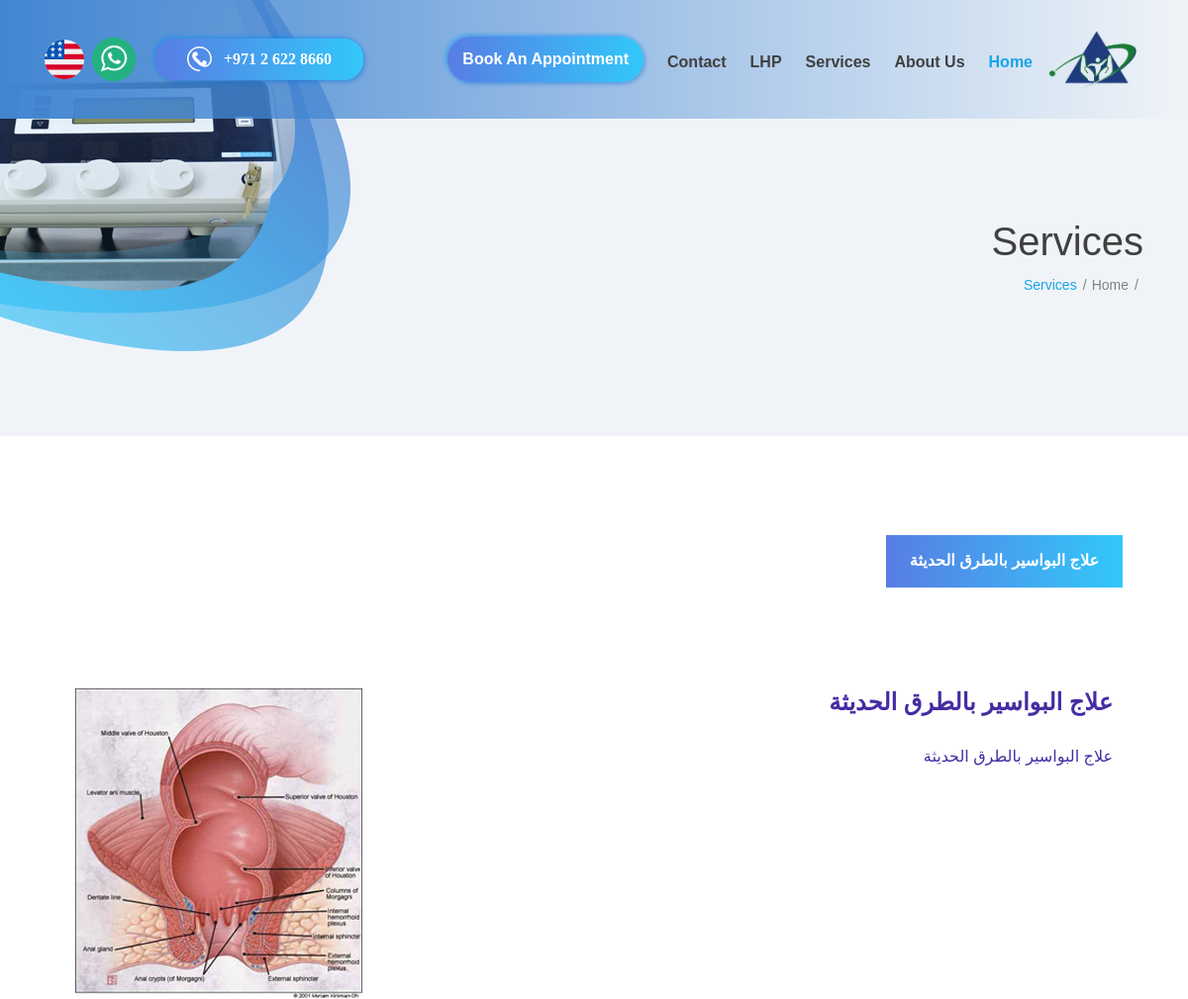
The page /Services?service=1&type=main (upper part) on the database as committed earlier.
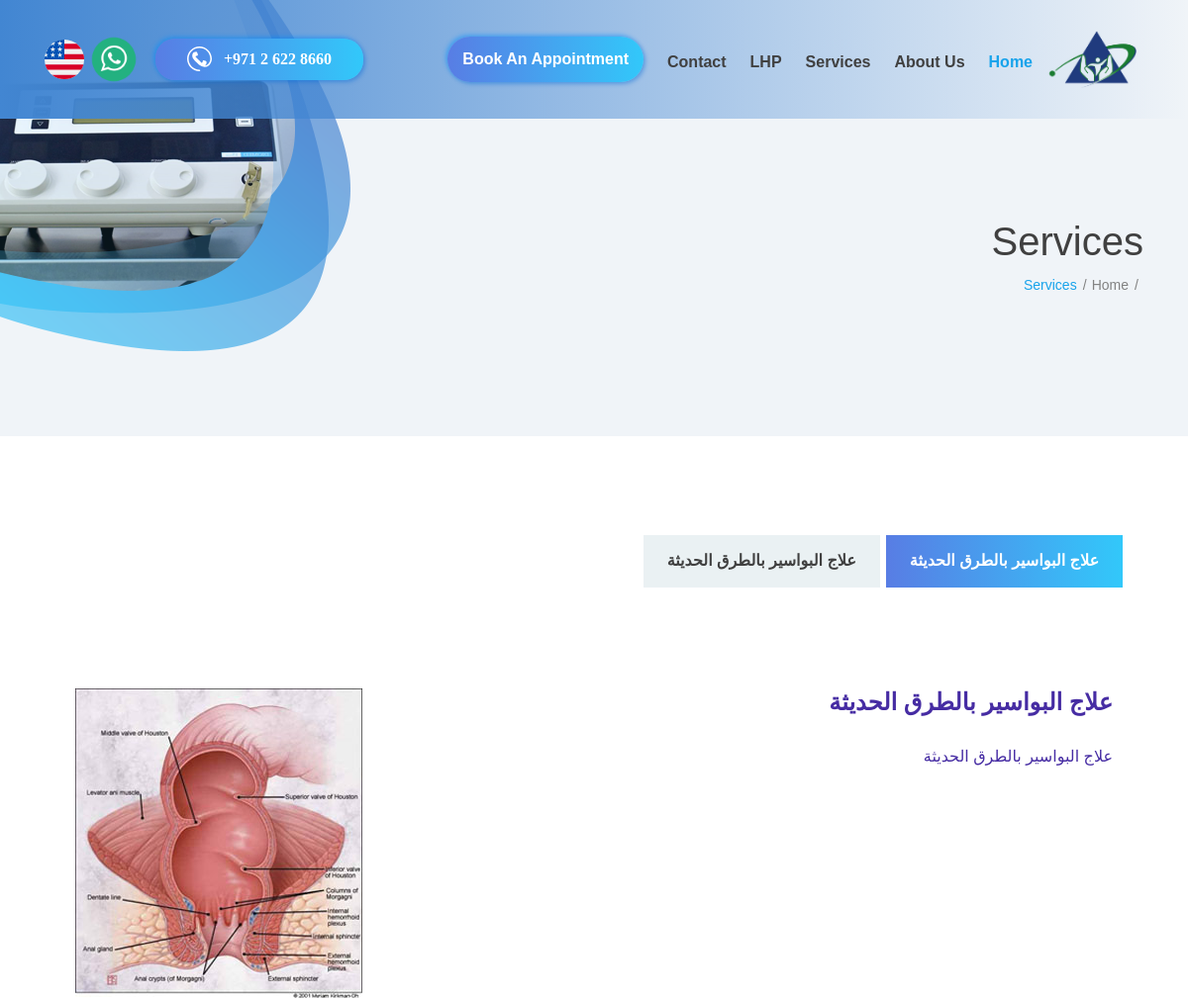
The same page on the database as committed later.
### amana/models.py (models this page shows, shortened)
class Service(db.Model):
    __tablename__ = 'service'
    __mapper_args__ = {'polymorphic_identity': 'service'}
    id = db.Column(db.Integer, primary_key=True)
    title_ar = db.Column(db.String(100), nullable=False)
    title_en = db.Column(db.String(100), nullable=False)
    title_font_color = db.Column(db.Text)
    title_Font_size = db.Column(db.Integer, nullable=False, default=18)
    content_ar = db.Column(db.Text, nullable=False)
    content_en = db.Column(db.Text, nullable=False)
    content_Font_size = db.Column(db.Integer, nullable=False, default=12)
    content_font_color = db.Column(db.Text)
    subservices = db.relationship('SubService', backref='parent Service', lazy=True)
    service_type = db.Column(db.String(32), nullable=False, default=__tablename__)
    __mapper_args__ = {'polymorphic_on': service_type}

class MainService(Service):
    __tablename__= 'main_service'
    id = db.Column(db.Integer, db.ForeignKey('service.id'),primary_key=True)
    service_type = db.Column(db.String(32), nullable=False, default=__tablename__)
    __mapper_args__ = {
        'polymorphic_identity':'main_service'
    }

### amana/main/routes.py (the view, shortened to what this page needs)
@main.route("/Services", methods=['GET', 'POST'])
def services():
    servicetype = request.args.get('type')
    info = Information_and_Records.query.first()
    if ('main' in servicetype):
        Services = MainService.query.all()
    else:
        Services = HemorrhiodsService.query.all()
    contactform = ContactForm()
    bookingform = BookingForm()
    bookingform.service.choices = generate_services(get_locale())
    print()
    return render_template('Service.html', title='MainService', legend='New MainService', Services = Services,info = info, contactform=contactform, bookingform=bookingform)

### amana/__init__.py (called while the page is built)
@babel.localeselector
def get_locale():
	if request.args.get('locale'):
		return request.args.get('locale')
	else:
		return 'ar'

def add_style_if_ar(style: str, style_en = ''):
    if (get_locale() and ('ar' in get_locale())):
    	return str(style)
    else:
    	return style_en

### amana/main/forms.py (called while the page is built)
def generate_services(locale):
    services = list()
    for service in Service.query.all():
        add(services,value =  service.title_en if locale == 'en' else (service.title_ar),key = service.title_en if locale == 'en' else (service.title_ar))
    add(services, value = _('consultation'), key = _('consultation'))
    print(len(services))
    return services

def add(list, value, key):
    choice = (key,value)
    list.append(choice)

### amana/main/routes.py (called while the page is built)
@app.context_processor
def inject():
    mainServices = MainService.query.all()
    hemorrhiodsServices = HemorrhiodsService.query.all()
    info = Information_and_Records.query.first()
    date = datetime.date(datetime.now())
    return dict(info=info, mainServices=mainServices, hemorrhiodsServices=hemorrhiodsServices, date = date)

### amana/templates/Service.html (shortened to what this page needs)
{% extends "layout.html" %}
{% block content %}
<div class="container">
    <div class="row" style="{{add_style_if_ar('direction:rtl;text-align:right;')}}">
        <div class="col-12">
            <h1>{{_('Services')}}</h1>
            <div class="breadcrumbs" >
                <ul class="d-flex flex-wrap align-items-center p-0 m-0">
                    <li><a href="{{url_for('main.home', locale = request.args.get('locale'))}}">{{_('Home')}}</a></li>
                    <li>{{_('Services')}}</li>
                </ul>
            </div>
        </div>
    </div>
</div>
<img class="header-img"  style="{{add_style_if_ar('right: unset;transform: scaleX(-1);' , 'right: 0;')}}position: absolute;top: 0;max-width: 65%;height: auto;" src="static/images/hero-bg-3.png" alt="">
</header>
<main role="main" class="container mb-0 mt-0" >
<div class="container">
    <div class="row">
        <div class="col-12">
            <div class="services-tabs" style="{{add_style_if_ar('direction: rtl;text-align: right;', 'direction: ltr;text-align: left;')}}">
                <div class="tabs">
                    <ul class="tabs-nav d-flex flex-nowrap" style="overflow-x: scroll;">
                        {% for service in Services %}
                        <li class="tab-nav d-flex justify-content-center align-items-center active" data-target=".tab_{{ service.id }}">{{add_style_if_ar(service.title_ar,service.title_en)}}</li>
                        {% endfor %}
                    </ul>
                    <div class="tabs-container">
                        {% for service in Services %}
                        <div class="tab_{{ service.id }} tab-content" style="display: block;">
                            <img src="static/images/services/{{ service.id }}.jpg" alt="" style="max-width: 290px;">
                        <h4 style="font-size: {{service.title_Font_size if service.title_Font_size else ''}}pt; color:{{service.title_font_color if service.title_font_color else ''}};">{{add_style_if_ar(service.title_ar,service.title_en)}} </h4>
                            <p style="font-size: {{service.content_Font_size if service.content_Font_size else ''}}pt; color:{{service.content_font_color if service.content_font_color else ''}};">{{add_style_if_ar(service.content_ar,service.content_en)}}</p>
                        </div>
                        {% endfor %}
                    </div>
                </div>
            </div>
        </div>
    </div>
</div>
</main>
{% endblock content %}

### amana/templates/layout.html (shortened to what this page needs)
<!DOCTYPE html>
<html>
<head>
    <link rel="stylesheet" href="https://maxcdn.bootstrapcdn.com/bootstrap/4.0.0/css/bootstrap.min.css">
    <link rel="stylesheet" type="text/css" href="{{ url_for('static', filename='css/main.css') }}">
    <link rel="stylesheet" type="text/css" href="{{ url_for('static', filename='css/bootstrap.css') }}">
    <link rel="stylesheet" type="text/css" href="{{ url_for('static', filename='css/bootstrap.min.css') }}">
    <link rel="stylesheet" type="text/css" href="{{ url_for('static', filename='css/mdb.css') }}">
    <link rel="stylesheet" type="text/css" href="{{ url_for('static', filename='css/mdb.lite.css') }}">
    <link rel="stylesheet" type="text/css" href="{{ url_for('static', filename='css/mdb.lite.min.css') }}">
    <link rel="stylesheet" type="text/css" href="{{ url_for('static', filename='css/swiper.min.css') }}">
    <link rel="stylesheet" type="text/css" href="{{ url_for('static', filename='css/swiper.css') }}">
    <link rel="stylesheet" type="text/css" href="{{ url_for('static', filename='css/style.css') }}">
    <link href="https://maxcdn.bootstrapcdn.com/font-awesome/4.7.0/css/font-awesome.min.css" rel="stylesheet" >
    <link rel="stylesheet" href="https://unpkg.com/@bootstrapstudio/bootstrap-better-nav/dist/bootstrap-better-nav.min.css">
</head>
<body>
  <header class="site-header" style="{{'position: relative;padding: 220px 0 140px;background-color: #f0f4f8;' if not slider else ''}}">
    <div class="nav-bar" id="mynav" style="{{add_style_if_ar('direction: rtl;text-align: right;', 'direction: ltr;text-align: left;')}} background:linear-gradient({{add_style_if_ar('','-')}}90deg, rgb(66 134 210) 0%, rgb(88 125 228 / 0%) 100%);">
        <div class="container">
            <div class="row">
                <div class="col-12 d-flex flex-wrap justify-content-between align-items-center">
                    <div class="site-branding site-navigation d-flex align-items-center cm-e-menu">
                       <a class="d-block" href="index.html" rel="home"><img class="d-block" src="static/img/logo.png" alt="logo" style="width: 100px;;"></a>
                       <ul class="d-flex flex-column flex-lg-row justify-content-lg-end align-items-center">
                        <li class="current-menu-item"><a href="{{url_for('main.home', locale = request.args.get('locale'))}}">{{_('Home')}}</a></li>
                        <li><a href="{{url_for('main.about', locale = request.args.get('locale'))}}">{{_('About us')}}</a></li>
                        <li class="topmenu">
                          <a >{{_('Services')}}</a>
                        </li>
                        <li class="topmenu">
                          <a>{{_('LHP')}}</a>
                        </li>
                        <li><a href="{{url_for('main.contact', locale = request.args.get('locale'))}}">{{_('Contact')}}</a></li>
                        <li class="blue-bg" style="border-radius: 120px;background:linear-gradient(270deg, rgba(50,200,250,1) 0%, rgba(88,125,228,1) 100%)!important; box-shadow: 2px 2px 4px #0069d969, -2px -2px 4px #008dff73;"><a style="color: white; max-height: fit-content;padding: 15px;margin: 0;" class="scroll-link" href="#booking">{{_('Book an Appointment')}}</a></li>
                        </ul>
                    </div>
                    <nav class="site-navigation d-flex justify-content-end align-items-center">
                        <ul class="d-flex flex-column flex-lg-row justify-content-lg-end align-items-center">
                            <li class="call-btn button gradient-bg blue-bg mt-3 mt-md-0" style="direction: ltr;box-shadow: 2px 2px 4px #0069d969, -2px -2px 4px #008dff73;">
                                <a class="d-flex justify-content-center align-items-center " style="font-family: Segoe UI light;" href="tel:+97126228660"><img src="static/img/phone.svg" style=" width: 25px; filter: invert(100%); "> +971 2 622 8660</a>
                            </li>
                            <li style="margin: 0px; display: inline-flex;">
                                <a class="d-flex justify-content-center align-items-center pt-0 pb-0" style="font-family: system-ui;" href="https://wa.me/971503153009"><img src="static/img/whatsapp.png" style=" width: 60px;"></a>
                                <a class="d-flex justify-content-center align-items-center pt-0 pb-0" style="font-family: system-ui;" href="{{url_for(request.endpoint) + '?locale=' +add_style_if_ar('en','ar')}}"><img src="static/img/{{add_style_if_ar('en', 'ar')}}.svg" style=" width: 40px;"></a>
                            </li>
                        </ul>
                    </nav>
                </div>
            </div>
        </div>
    </div>
          {% block content %}{% endblock %}
  </body>
</html>

### amana/static/css/main.css (style rules this page uses)
body { background: #fafafa; color: #333333; margin-top: 5rem; }
h1, h2, h3, h4, h5, h6 { color: #444444; }

Rows that differ between the two databases and show on the page:
added Service: title_ar+title_en "علاج البواسير بالطرق الحديثة"
